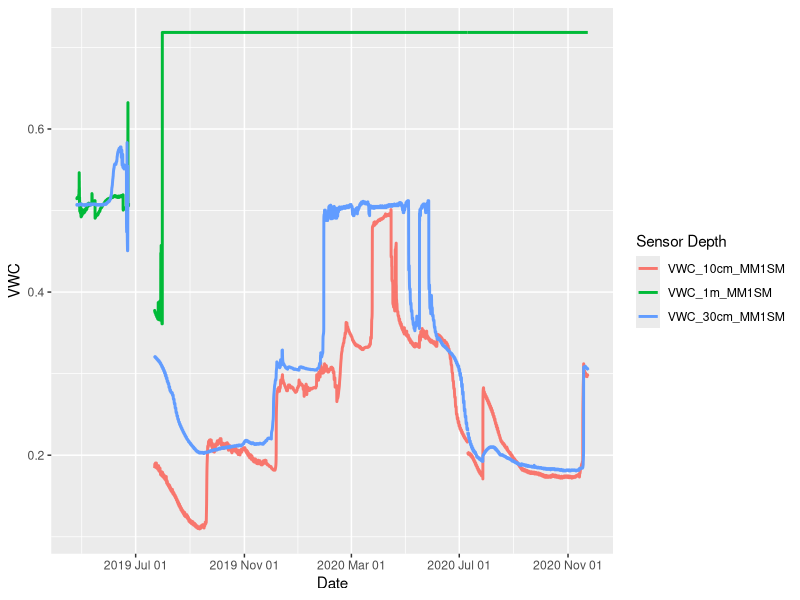
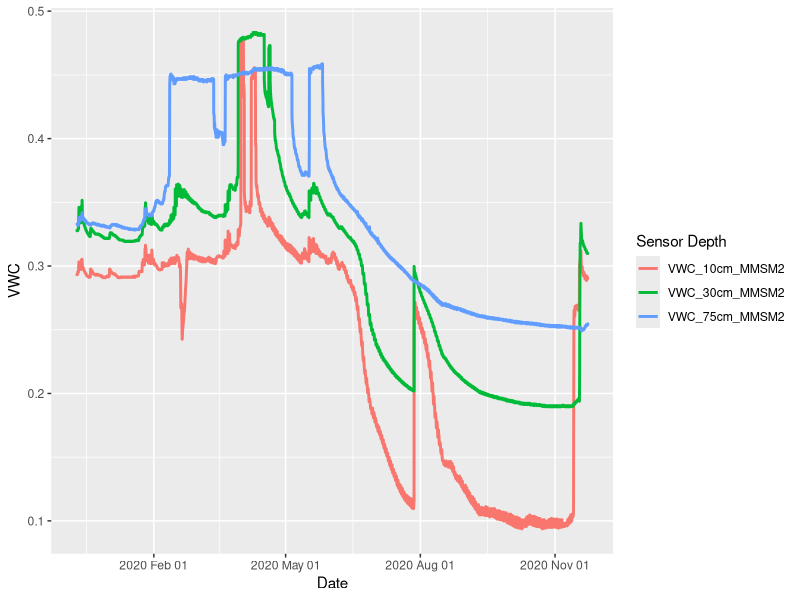
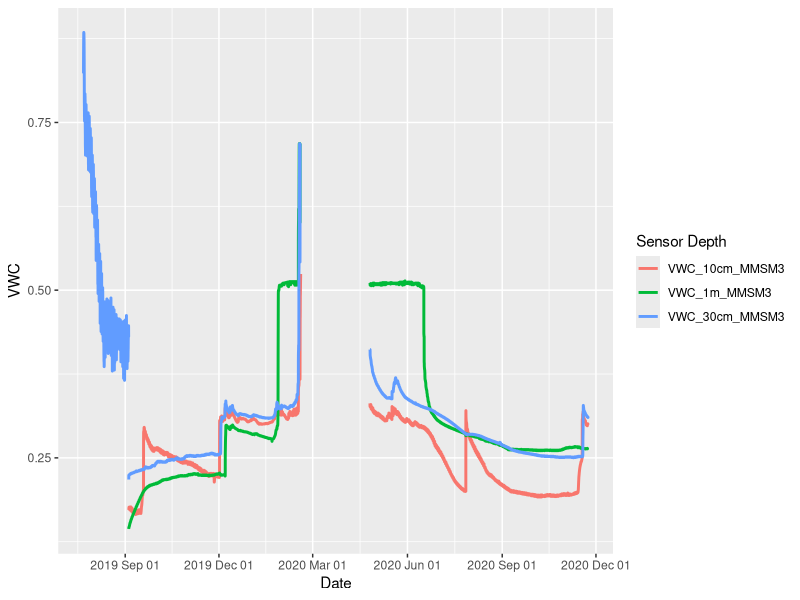
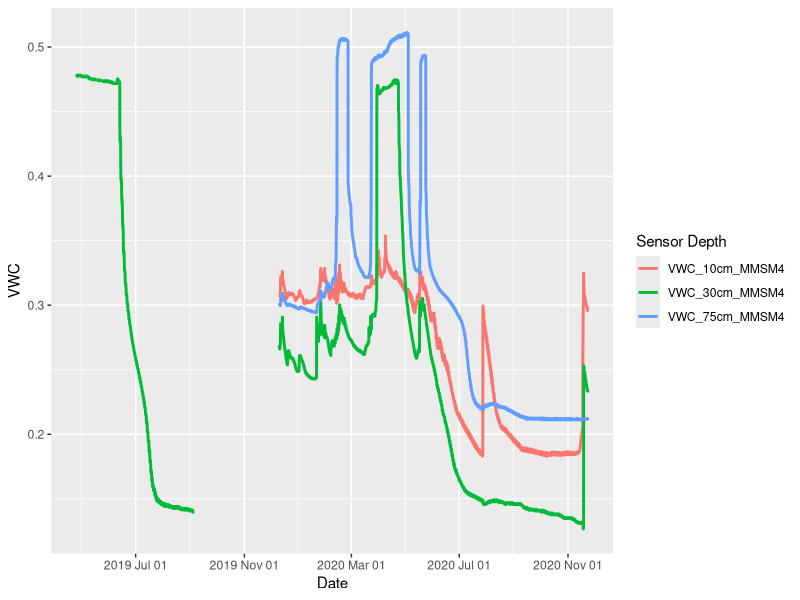
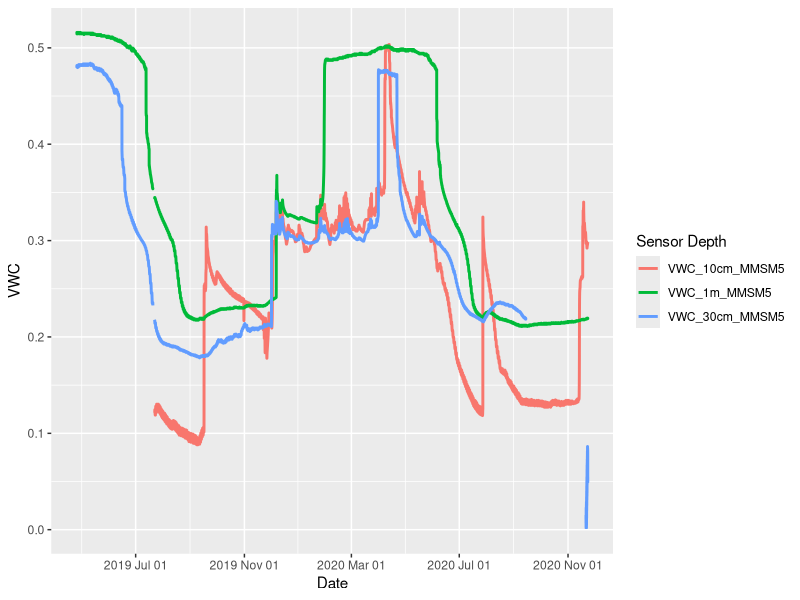

These charts were generated, in order, by the following R code:
## ---- chunk 1
knitr::opts_chunk$set(echo = TRUE)
## ---- chunk 2
library(tidyverse)
## ---- chunk 3

Marian_SM_Nov2020 <- readr::read_csv("Marian_SM_Nov2020/compiled_Marian_Nov2020.csv", 
                                 col_types = cols(Date = col_character(), .default = col_double())) %>% 
  dplyr::mutate(Date = as.POSIXct(Date, tz = "UTC"))

# filter out bad data, same technique for what was compiled into weekly averages
Marian_SM_good_data_Nov2020 <- Marian_SM_Nov2020 %>%
  dplyr::mutate(dplyr::across(starts_with("VWC"), ~ case_when(
    . <= 0 | . > 1 ~ NA_real_,
    TRUE ~ .
  )))

## ---- chunk 4

# data for plotting
MM1SM <- Marian_SM_good_data_Nov2020 %>% 
  dplyr::select(Date, ends_with("MM1SM")) %>% 
  # oldest data in this comp is 2019-04-25 11:00:00
  dplyr::filter(Date >= as.POSIXct("2019-04-25 11:00:00", tz = "UTC")) %>%
  tidyr::pivot_longer(cols = ends_with("MM1SM"), names_to = "Sensor Depth", values_to = "VWC")

# time series ggplot for MM1SM
MM1SM_timeseries <- MM1SM %>%
  mutate(`Sensor Depth` = as.factor(`Sensor Depth`)) %>%
  dplyr::filter(Date >= as.POSIXct("2019-04-25 11:00:00", tz = "UTC") & Date <= as.POSIXct("2020-11-23 08:30:00", tz = "UTC")) %>% 
  ggplot(aes(x = Date, y = VWC)) +
  geom_line(aes(color = `Sensor Depth`), size = 1) +
  scale_x_datetime(date_labels = "%Y %b %d", date_breaks = "4 months")

MM1SM_timeseries

## ---- chunk 5

# data for plotting
MMSM2 <- Marian_SM_good_data_Nov2020 %>% 
  dplyr::select(Date, ends_with("MMSM2")) %>% 
  # oldest data in this comp is 2019-12-10 09:30:00
  dplyr::filter(Date >= as.POSIXct("2019-12-10 09:30:00", tz = "UTC")) %>%
  tidyr::pivot_longer(cols = ends_with("MMSM2"), names_to = "Sensor Depth", values_to = "VWC")

# time series ggplot for MMSM2
MMSM2_timeseries <- MMSM2 %>%
  mutate(`Sensor Depth` = as.factor(`Sensor Depth`)) %>%
  dplyr::filter(Date >= as.POSIXct("2019-12-10 09:30:00", tz = "UTC") & Date <= as.POSIXct("2020-11-23 08:30:00", tz = "UTC")) %>% 
  ggplot(aes(x = Date, y = VWC)) +
  geom_line(aes(color = `Sensor Depth`), size = 1) +
  scale_x_datetime(date_labels = "%Y %b %d", date_breaks = "3 months")

MMSM2_timeseries

## ---- chunk 6

# data for plotting
MMSM3 <- Marian_SM_good_data_Nov2020 %>% 
  dplyr::select(Date, ends_with("MMSM3")) %>% 
  # oldest data in this comp is 2019-07-22 12:00:00
  dplyr::filter(Date >= as.POSIXct("2019-07-22 12:00:00", tz = "UTC")) %>%
  tidyr::pivot_longer(cols = ends_with("MMSM3"), names_to = "Sensor Depth", values_to = "VWC")

# time series ggplot for MMSM3
MMSM3_timeseries <- MMSM3 %>%
  mutate(`Sensor Depth` = as.factor(`Sensor Depth`)) %>%
  dplyr::filter(Date >= as.POSIXct("2019-07-22 12:00:00", tz = "UTC") & Date <= as.POSIXct("2020-11-23 09:00:00", tz = "UTC")) %>% 
  ggplot(aes(x = Date, y = VWC)) +
  geom_line(aes(color = `Sensor Depth`), size = 1) +
  scale_x_datetime(date_labels = "%Y %b %d", date_breaks = "3 months")

MMSM3_timeseries

## ---- chunk 7

# data for plotting
MMSM4 <- Marian_SM_good_data_Nov2020 %>% 
  dplyr::select(Date, ends_with("MMSM4")) %>% 
  # oldest data in this comp is 2019-04-25 11:00:00
  dplyr::filter(Date >= as.POSIXct("2019-04-25 11:00:00", tz = "UTC")) %>%
  tidyr::pivot_longer(cols = ends_with("MMSM4"), names_to = "Sensor Depth", values_to = "VWC")

# time series ggplot for MMSM4
MMSM4_timeseries <- MMSM4 %>%
  mutate(`Sensor Depth` = as.factor(`Sensor Depth`)) %>%
  dplyr::filter(Date >= as.POSIXct("2019-04-25 11:00:00", tz = "UTC") & Date <= as.POSIXct("2020-11-23 09:00:00", tz = "UTC")) %>% 
  ggplot(aes(x = Date, y = VWC)) +
  geom_line(aes(color = `Sensor Depth`), size = 1) +
  scale_x_datetime(date_labels = "%Y %b %d", date_breaks = "4 months")

MMSM4_timeseries

## ---- chunk 8

# data for plotting
MMSM5 <- Marian_SM_good_data_Nov2020 %>% 
  dplyr::select(Date, ends_with("MMSM5")) %>% 
  # oldest data in this comp is 2019-04-25 11:00:00
  dplyr::filter(Date >= as.POSIXct("2019-04-25 11:00:00", tz = "UTC")) %>%
  tidyr::pivot_longer(cols = ends_with("MMSM5"), names_to = "Sensor Depth", values_to = "VWC")

# time series ggplot for MMSM5
MMSM5_timeseries <- MMSM5 %>%
  mutate(`Sensor Depth` = as.factor(`Sensor Depth`)) %>%
  dplyr::filter(Date >= as.POSIXct("2019-04-25 11:00:00", tz = "UTC") & Date <= as.POSIXct("2020-11-23 08:30:00", tz = "UTC")) %>% 
  ggplot(aes(x = Date, y = VWC)) +
  geom_line(aes(color = `Sensor Depth`), size = 1) +
  scale_x_datetime(date_labels = "%Y %b %d", date_breaks = "4 months")

MMSM5_timeseries

